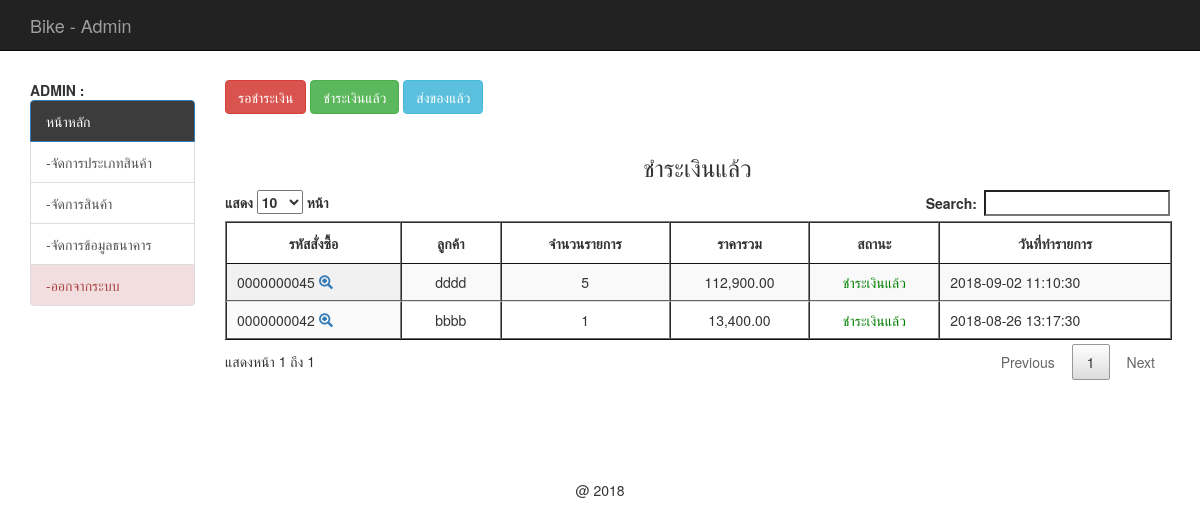
Page /backend/index.php?act=show-payed (signed in) on the earlier database version.
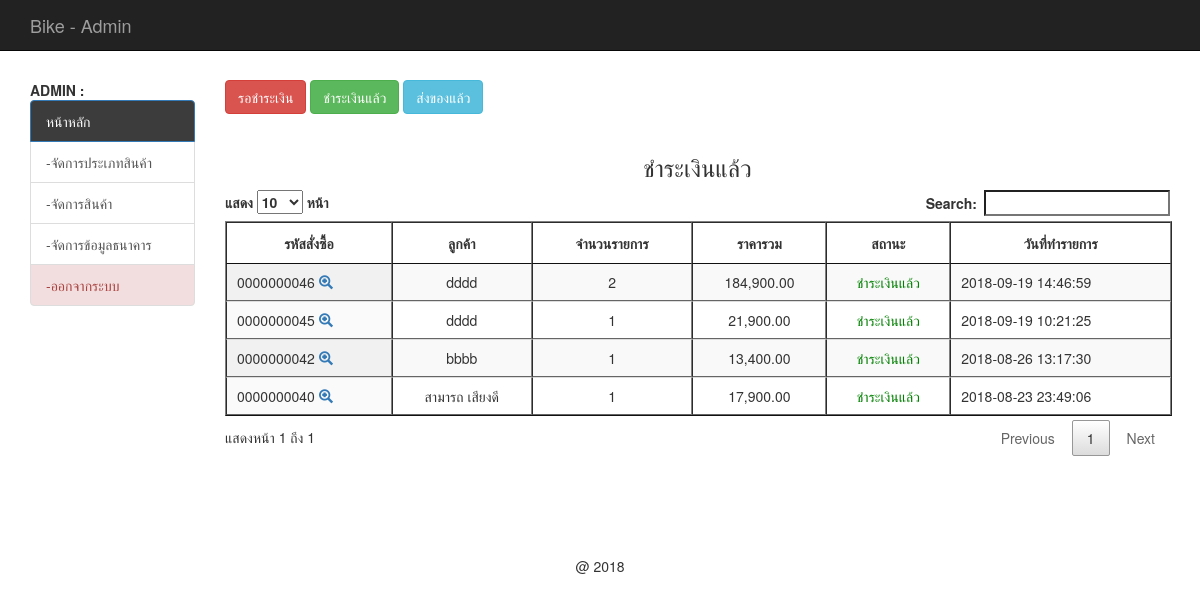
Same page on the later database version.
### tables this page shows
CREATE TABLE `tbl_order` (
  `order_id` int(10) UNSIGNED ZEROFILL NOT NULL,
  `mem_id` int(11) NOT NULL,
  `name` varchar(100) NOT NULL,
  `address` varchar(500) NOT NULL,
  `email` varchar(100) NOT NULL,
  `phone` int(10) NOT NULL,
  `order_status` int(1) NOT NULL,
  `pay_slip` varchar(200) DEFAULT NULL,
  `b_name` varchar(100) DEFAULT NULL,
  `b_number` varchar(200) DEFAULT NULL,
  `pay_date` date DEFAULT NULL,
  `pay_amount` float(10,2) DEFAULT NULL,
  `postcode` varchar(30) DEFAULT NULL,
  `order_date` datetime NOT NULL
);

### backend/mm.php (called while the page is built, shortened)
<?php
if (!function_exists("GetSQLValueString")) {
function GetSQLValueString($theValue, $theType, $theDefinedValue = "", $theNotDefinedValue = "")
{
  $theValue = function_exists("mysql_real_escape_string") ? mysql_real_escape_string($theValue) : mysql_escape_string($theValue);
  switch ($theType) {
    case "text":
      $theValue = ($theValue != "") ? "'" . $theValue . "'" : "NULL";
      break;
    case "long":
    case "int":
      $theValue = ($theValue != "") ? intval($theValue) : "NULL";
      break;
  }
  return $theValue;
}
}
?>

### backend/show_cart_pay.php (the view, shortened to what this page needs)
<?php require_once('../Connections/condb.php'); ?>
<?php
$query_mycart = sprintf("SELECT o.order_id as oid, o.mem_id, o.order_status, o.order_date, o.name , d.order_id , count(d.order_id) as coid , SUM(d.total) as ctotal FROM tbl_order as o, tbl_order_detail as d WHERE o.order_id = d.order_id AND o.order_status = 2 GROUP BY o.order_id ORDER BY o.order_id DESC " , GetSQLValueString($colname_mycart , "int"));
$mycart = mysql_query($query_mycart , $condb) or die(mysql_error());
$row_mycart = mysql_fetch_assoc($mycart);
$totalRows_mycart = mysql_num_rows($mycart);
?>
<h3 align="center">ชำระเงินแล้ว</h3>
<table id="example" class="display" cellspacing="0" border="1">
	<thead>
		<tr>
		<th>รหัสสั่งซื้อ</th>
		<th>ลูกค้า</th>
		<th>จำนวนรายการ</th>
		<th>ราคารวม</th>
		<th>สถานะ</th>
		<th>วันที่ทำรายการ</th>
	</tr>
	</thead>
<?php if ($totalRows_mycart > 0) { ?>
<?php do { ?>
	<tr>
		<td>
			<?php echo $row_mycart['oid'];?>
			<span id="hp">
				<a href="index.php?order_id=<?php echo $row_mycart['oid'];?>&act=show-order">
					<span class="glyphicon glyphicon-zoom-in"></span>
				</a>
			</span>
			</td>
		<td align="center">
			<?php echo $row_mycart['name'];?>
		</td>
		<td align="center">
			<?php echo $row_mycart['coid'];?>
		</td>
		<td align="center">
			<?php echo number_format($row_mycart['ctotal'],2);?>
		</td>
		<td align="center">
			<font color="red">
			<?php $status = $row_mycart['order_status'];
			include('status.php');
			?>
			</font>
		</td>
		<td> <?php echo $row_mycart['order_date'];?></td>
		</tr>
	<?php } while ($row_mycart = mysql_fetch_assoc($mycart)); ?>
	</table>
	<?php
}
	?>

### backend/status.php
<?php
if ($status == 1) {
	echo "<font color='red'>";
	echo "รอชำระเงิน";
	echo "</font>";
}elseif ($status == 2) {
	echo "<font color='green'>";
	echo "ชำระเงินแล้ว";
	echo "</font>";
}elseif ($status == 3) {
	echo "<font color='blue'>";
	echo "ส่งของแล้ว";
	echo "</font>";
}elseif ($status == 4) {
	echo "<font color='black'>";
	echo "ยกเลิกคำสั่งซื้อ";
	echo "</font>";
}
?>

Differences in the rows shown:
now on this page (row edited): tbl_order: order_id "0000000046", name "dddd", coid "2", ctotal "184,900.00", order_status "ชำระเงินแล้ว", order_date "2018-09-19 14:46:59"
changed tbl_order "0000000045": coid "5" → "1"; ctotal "112,900.00" → "21,900.00"; order_date "2018-09-02 11:10:30" → "2018-09-19 10:21:25"
added tbl_order: order_id "0000000040", name "สามารถ เสียงดี", coid "1", ctotal "17,900.00", order_status "ชำระเงินแล้ว", order_date "2018-08-23 23:49:06"
